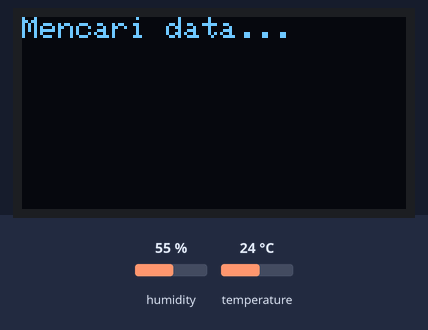
The sketch below on a simulated ESP32. Parts: 128×64 one-colour display. The inputs (shaded band) are chosen by the test bench; at power-on: humidity 55 %, temperature 24 °C. WiFi joins after 1.5 s; servers stay silent unless stated; web services answer with replies made up by the test bench; what the sketch prints to the serial monitor is not drawn.

Above: at 2.7 s.
2.8 s: humidity set to 22 %
At 15.7 s:
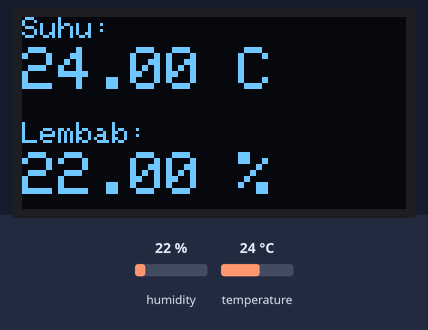
22.9 s: temperature set to 12 °C
At 30.9 s:
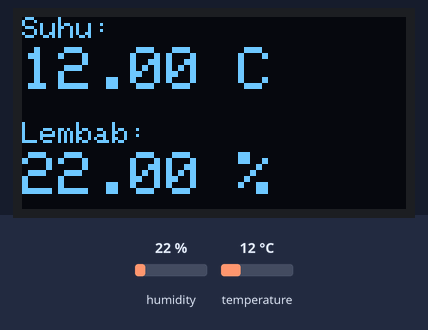
43.0 s: humidity set to 40 %
At 46.0 s:
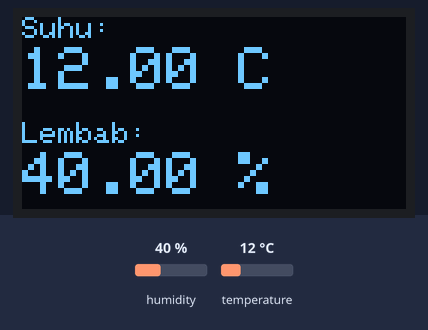
63.1 s: temperature set to 19 °C
At 76.3 s:
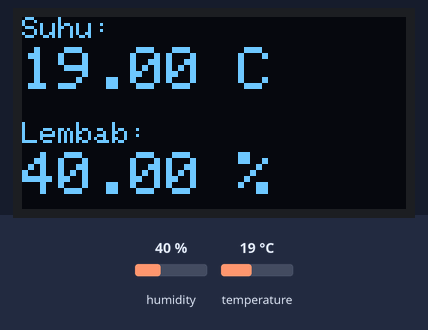
Timing chart, 0 to 77.8 s (numbered marks = the images above; inputs shaded):
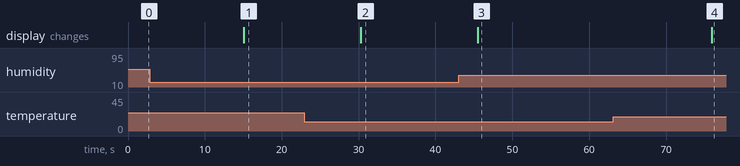

The sketch:

sketch.ino
```cpp
#include "DHT.h"
#include <WiFi.h>
#include <HTTPClient.h>
#include <Wire.h>
#include <Adafruit_GFX.h>
#include <Adafruit_SSD1306.h>

// --- TAMBAHAN UNTUK OLED ---
#define SCREEN_WIDTH 128 // Lebar layar OLED dalam piksel
#define SCREEN_HEIGHT 64 // Tinggi layar OLED dalam piksel
#define OLED_RESET -1    // Pin reset (atau -1 jika berbagi pin reset Arduino)
Adafruit_SSD1306 display(SCREEN_WIDTH, SCREEN_HEIGHT, &Wire, OLED_RESET);
// -------------------------

// --- Konfigurasi WiFi & ThingSpeak ---
const char* ssid = "Wokwi-GUEST"; // Biarkan seperti ini untuk simulasi Wokwi
const char* password = ""; // Biarkan kosong untuk simulasi Wokwi
const char* thingSpeakAddress = "https://api.thingspeak.com/update";
String apiKey = "32PN290V7YWC7GTO"; // <-- GANTI DENGAN WRITE API KEY ANDA

// --- Pengaturan Sensor DHT ---
#define DHTPIN 17     // Pin yang terhubung ke DHT22
#define DHTTYPE DHT22 // Tipe sensor DHT22
DHT dht(DHTPIN, DHTTYPE);

// Variabel untuk menyimpan data sensor
float hum = 0;   // Variabel untuk kelembaban
float temp = 0;  // Variabel untuk suhu
float hic = 0;   // Variabel untuk heat index

// Variabel untuk timer
unsigned long lastTime = 0;
unsigned long timerDelay = 15000; // Kirim data setiap 15 detik

void setup() {
  Serial.begin(9600);

  // --- TAMBAHAN: Inisialisasi OLED ---
  if(!display.begin(SSD1306_SWITCHCAPVCC, 0x3C)) {
    Serial.println(F("Alokasi SSD1306 gagal"));
    for(;;); // Jangan lanjutkan, looping selamanya
  }
  display.clearDisplay();
  display.setTextSize(1);
  display.setTextColor(SSD1306_WHITE);
  display.setCursor(0,0);
  display.println("Mencari data...");
  display.display();
  // ---------------------------------

  // Inisialisasi sensor DHT
  dht.begin();

  // Koneksi ke WiFi
  Serial.println("Menghubungkan ke WiFi...");
  WiFi.begin(ssid, password);
  while (WiFi.status() != WL_CONNECTED) {
    delay(500);
    Serial.print(".");
  }
  Serial.println("\nTerhubung ke WiFi!");
  Serial.print("Alamat IP: ");
  Serial.println(WiFi.localIP());
}

void loop() {
  // Hanya eksekusi setiap 'timerDelay' milidetik
  if ((millis() - lastTime) > timerDelay) {
    // Membaca data suhu dan kelembaban
    hum = dht.readHumidity();
    temp = dht.readTemperature(); // Membaca suhu dalam Celsius

    // Cek jika pembacaan gagal
    if (isnan(hum) || isnan(temp)) {
      Serial.println(F("Gagal membaca data dari sensor DHT!"));
      return;
    }

    // Hitung heat index dalam Celsius
    hic = dht.computeHeatIndex(temp, hum, false);

    // Cetak data ke Serial Monitor
    Serial.print(F("Kelembaban: ")); Serial.print(hum); Serial.print(F("%  "));
    Serial.print(F("Suhu: "));  Serial.print(temp);   Serial.print(F("°C  "));
    Serial.print(F("Heat index: ")); Serial.print(hic); Serial.println(F("°C "));

    // --- TAMBAHAN: Tampilkan data ke layar OLED ---
    display.clearDisplay();
    display.setTextSize(1);
    display.setTextColor(SSD1306_WHITE);

    display.setCursor(0, 0);
    display.print("Suhu: ");
    display.setTextSize(2);
    display.setCursor(0, 10);
    display.print(temp);
    display.print(" C");

    display.setTextSize(1);
    display.setCursor(0, 35);
    display.print("Lembab: ");
    display.setTextSize(2);
    display.setCursor(0, 45);
    display.print(hum);
    display.print(" %");

    display.display(); // Tampilkan ke layar
    // ------------------------------------------

    // Kirim data ke ThingSpeak
    HTTPClient http;
    String httpRequestData = "api_key=" + apiKey + "&field1=" + String(temp) + "&field2=" + String(hum) + "&field3=" + String(hic);

    http.begin(thingSpeakAddress); // Kirim request POST
    http.addHeader("Content-Type", "application/x-www-form-urlencoded");
    int httpResponseCode = http.POST(httpRequestData);

    // Cek respons dari server
    if (httpResponseCode > 0) {
      Serial.print("Kode respons HTTP: ");
      Serial.println(httpResponseCode);
    } else {
      Serial.print("Kode Error: ");
      Serial.println(httpResponseCode);
    }

    http.end(); // Tutup koneksi
    lastTime = millis(); // Reset timer
  }
}
```

Measured:
- after the input at 2.8 s, the display: changes after 12.2 s (image 1)
- after the input at 22.9 s, the display: changes after 7.4 s (image 2)
- after the input at 43.0 s, the display: changes after 2.5 s (image 3)
- after the input at 63.1 s, the display: changes after 12.9 s (image 4)
